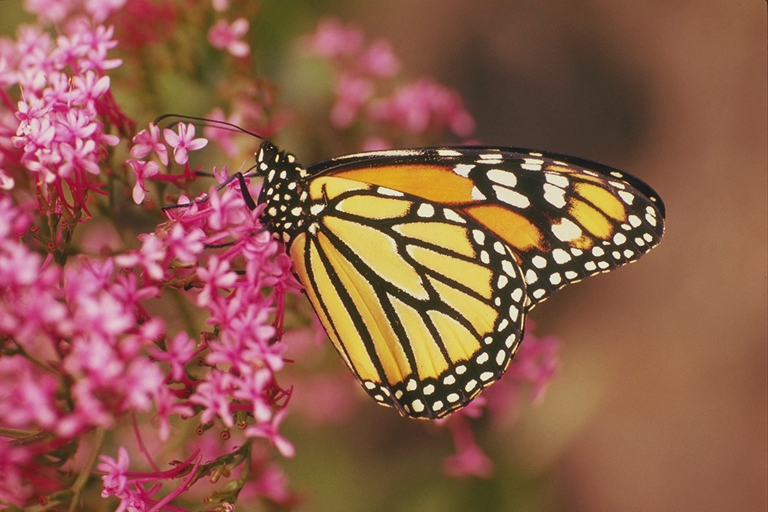
#> input picture data/Images/img105.bmp, 768 x 512 px, found by its file name
$ python -i extract_features.py   (imports and definitions only)
#> lines starting #> are read from the running program, lines starting #| are printed output that depends on the picture
import cv2
import numpy as np
import pandas as pd
import os
from multiprocessing import Pool, cpu_count

# Define file paths
image_folder = r"C:\Users\akhil\OneDrive\Desktop\BIQA_LIVE\data\images"
final_scores_csv = r"C:\Users\akhil\OneDrive\Desktop\BIQA_LIVE\data\scores\final_scores.csv"
output_features_csv = r"C:\Users\akhil\OneDrive\Desktop\BIQA_LIVE\data\scores\features.csv"

# Number of CPU processes to use
NUM_PROCESSES = cpu_count()

def laplacian_pyramid(image, levels=3):
    """ Compute Laplacian Pyramid features with 3 levels. """
    pyramid = []
    temp = image.copy()

    for _ in range(levels):
        down = cv2.pyrDown(temp)  # Downsample
        up = cv2.pyrUp(down, dstsize=(temp.shape[1], temp.shape[0]))  # Upsample
        laplacian = cv2.subtract(temp, up)  # Compute Laplacian
        pyramid.append(laplacian)
        temp = down  # Move to the next level

    return pyramid

def extract_features_for_image(img_name):
    """ Extract Laplacian Pyramid features for a single image. """
#> called with img_name = '../../data/Images/img105.bmp'
    img_path = os.path.join(image_folder, img_name)
    image = cv2.imread(img_path, cv2.IMREAD_GRAYSCALE)
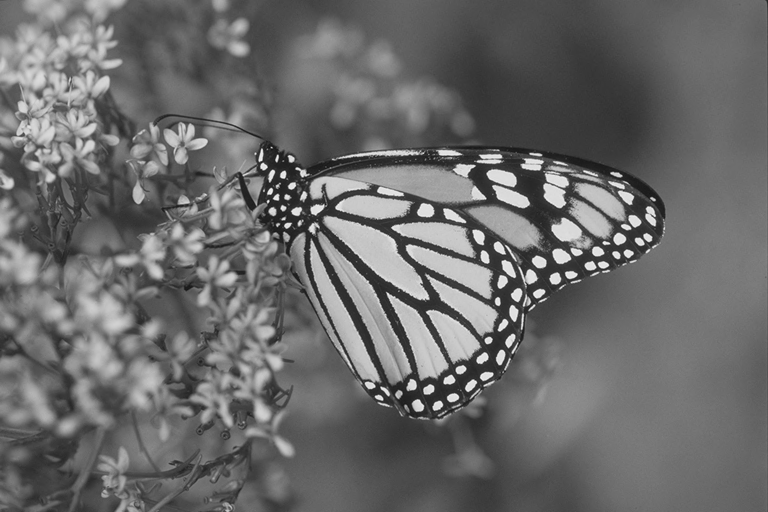
#> image: shape (512, 768); min 17, max 244, mean 106.1

    if image is None:
        print(f"⚠️ Warning: Image {img_name} not found, skipping...")
        return None  # Skip missing images

    # Resize image to speed up processing (256x256 pixels)
    image = cv2.resize(image, (256, 256))
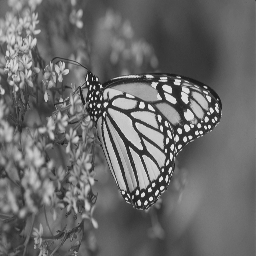
#> image: shape (256, 256); min 26, max 240, mean 106.4

    # Compute Laplacian Pyramid features
    pyramid = laplacian_pyramid(image, levels=3)  # Now using 3 levels
#> the loop in laplacian_pyramid, `for _ in range(levels):` made 3 passes
#> pass 1, in laplacian_pyramid, `down = cv2.pyrDown(temp)`:
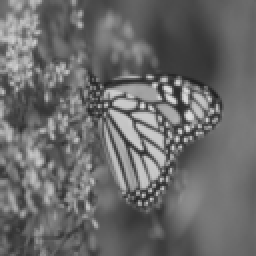
#> down: shape (128, 128) (shown 2 times larger); min 32, max 220, mean 106.4
#> pass 1, in laplacian_pyramid, `up = cv2.pyrUp(down, dstsize=(temp.shape[1], temp.shape[0]))`:
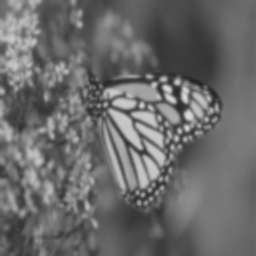
#> up: shape (256, 256); min 37, max 218, mean 106.4
#> pass 1, in laplacian_pyramid, `laplacian = cv2.subtract(temp, up)`:
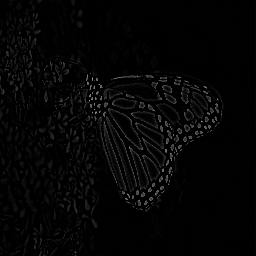
#> laplacian: shape (256, 256); min 0, max 159, mean 4.8
#> pass 2, in laplacian_pyramid, `down = cv2.pyrDown(temp)`:
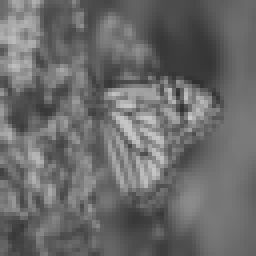
#> down: shape (64, 64) (shown 4 times larger); min 47, max 202, mean 106.5
#> after the loop in laplacian_pyramid, `for _ in range(levels):`:
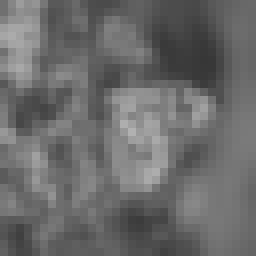
#> down: shape (32, 32) (shown 8 times larger); min 55, max 177, mean 106.6
#> after the loop in laplacian_pyramid, `for _ in range(levels):`: pyramid = 3 items
#> pyramid = 3 items

    # Extract sharpness, contrast, and edge intensity at each level
    features = []
    for level in pyramid:
        sharpness = np.var(level)  # Variance for sharpness
        contrast = np.std(level)  # Standard deviation for contrast
        edges = np.mean(cv2.Canny(level, 50, 150))  # Edge intensity
        features.extend([sharpness, contrast, edges])
#> this loop made 3 passes
#> (sharpness, contrast, edges) on passes 1 to 3: (169.5, 13.02, 21.68), (113.1, 10.63, 25.29), (67.7, 8.23, 18.74)
#> after the loop, features = [169.5, 13.02, 21.68, 113.1, 10.63, 25.29, 67.7, 8.23, 18.74]

    return [img_name] + features

# [23 lines not run here, left out]

>>> result = extract_features_for_image('../../data/Images/img105.bmp')
#> result = ['../../data/Images/img105.bmp', 169.5, 13.02, 21.68, 113.1, 10.63, 25.29, 67.7, 8.23, 18.74]

$ run again, on data/Images/img114.bmp
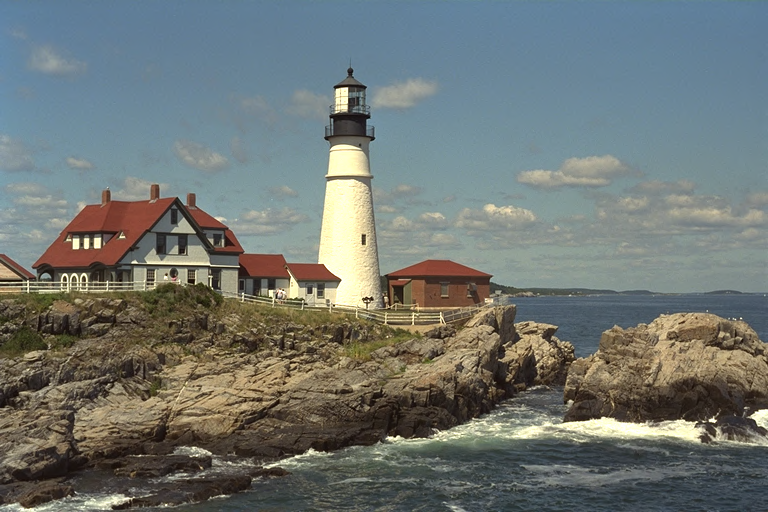
#> input picture data/Images/img114.bmp, 768 x 512 px, found by its file name
#> the loop in laplacian_pyramid, `for _ in range(levels):` made 3 passes
#> pass 1, in laplacian_pyramid, `laplacian = cv2.subtract(temp, up)`:
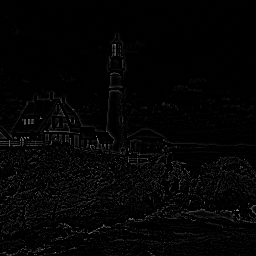
#> laplacian: shape (256, 256); min 0, max 149, mean 4.3
#> after the loop in laplacian_pyramid, `for _ in range(levels):`:
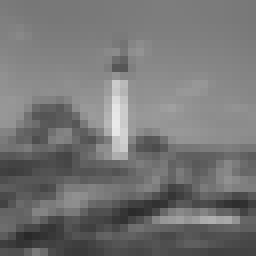
#> down: shape (32, 32) (shown 8 times larger); min 41, max 234, mean 116.6
#> after the loop in laplacian_pyramid, `for _ in range(levels):`: pyramid = 3 items
#> the loop in extract_features_for_image, `for level in pyramid:` made 3 passes
#> (sharpness, contrast, edges) on passes 1 to 3: (113.2, 10.64, 25.99), (58.43, 7.64, 12.53), (77.12, 8.78, 17.62)
#> after the loop in extract_features_for_image, `for level in pyramid:`: features = [113.2, 10.64, 25.99, 58.43, 7.64, 12.53, 77.12, 8.78, 17.62]
#> result = ['../../data/Images/img114.bmp', 113.2, 10.64, 25.99, 58.43, 7.64, 12.53, 77.12, 8.78, 17.62]

$ run again, on data/Images/img115.bmp
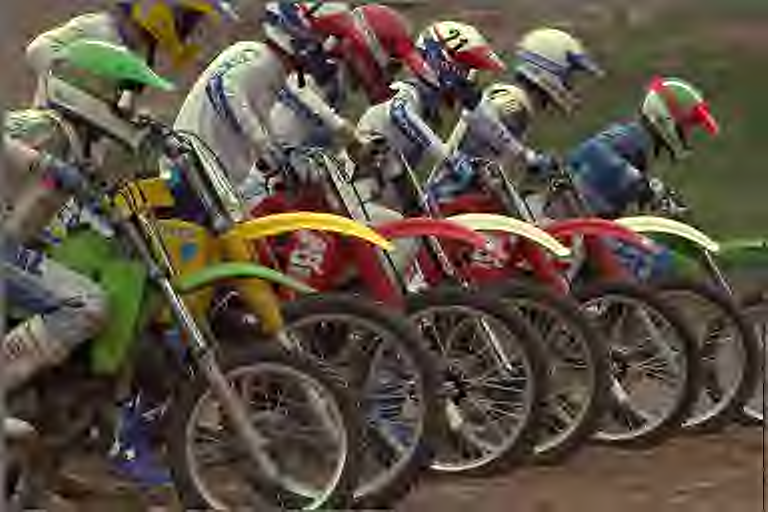
#> input picture data/Images/img115.bmp, 768 x 512 px, found by its file name
#> the loop in laplacian_pyramid, `for _ in range(levels):` made 3 passes
#> pass 1, in laplacian_pyramid, `laplacian = cv2.subtract(temp, up)`:
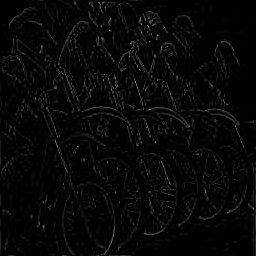
#> laplacian: shape (256, 256); min 0, max 139, mean 5.8
#> after the loop in laplacian_pyramid, `for _ in range(levels):`:
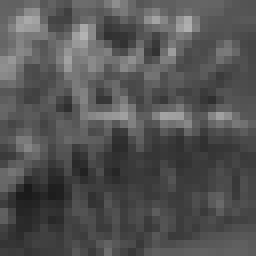
#> down: shape (32, 32) (shown 8 times larger); min 26, max 179, mean 83.3
#> after the loop in laplacian_pyramid, `for _ in range(levels):`: pyramid = 3 items
#> the loop in extract_features_for_image, `for level in pyramid:` made 3 passes
#> (sharpness, contrast, edges) on passes 1 to 3: (154.4, 12.43, 33.36), (118.9, 10.9, 36.39), (109.4, 10.46, 39.03)
#> after the loop in extract_features_for_image, `for level in pyramid:`: features = [154.4, 12.43, 33.36, 118.9, 10.9, 36.39, 109.4, 10.46, 39.03]
#> result = ['../../data/Images/img115.bmp', 154.4, 12.43, 33.36, 118.9, 10.9, 36.39, 109.4, 10.46, 39.03]

$ run again, on data/Images/img121.bmp
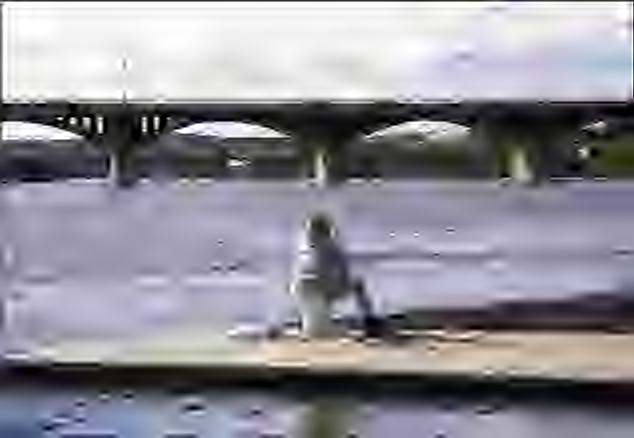
#> input picture data/Images/img121.bmp, 634 x 438 px, found by its file name
#> after the loop in laplacian_pyramid, `for _ in range(levels):`:
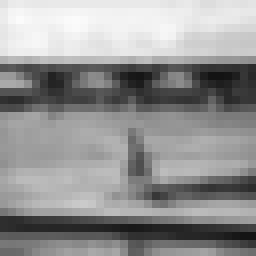
#> down: shape (32, 32) (shown 8 times larger); min 19, max 251, mean 147.1
#> after the loop in laplacian_pyramid, `for _ in range(levels):`: pyramid = 3 items
#> the loop in extract_features_for_image, `for level in pyramid:` made 3 passes
#> (sharpness, contrast, edges) on passes 1 to 3: (51.28, 7.16, 9.42), (63.01, 7.94, 15.91), (110.9, 10.53, 28.2)
#> after the loop in extract_features_for_image, `for level in pyramid:`: features = [51.28, 7.16, 9.42, 63.01, 7.94, 15.91, 110.9, 10.53, 28.2]
#> result = ['../../data/Images/img121.bmp', 51.28, 7.16, 9.42, 63.01, 7.94, 15.91, 110.9, 10.53, 28.2]
